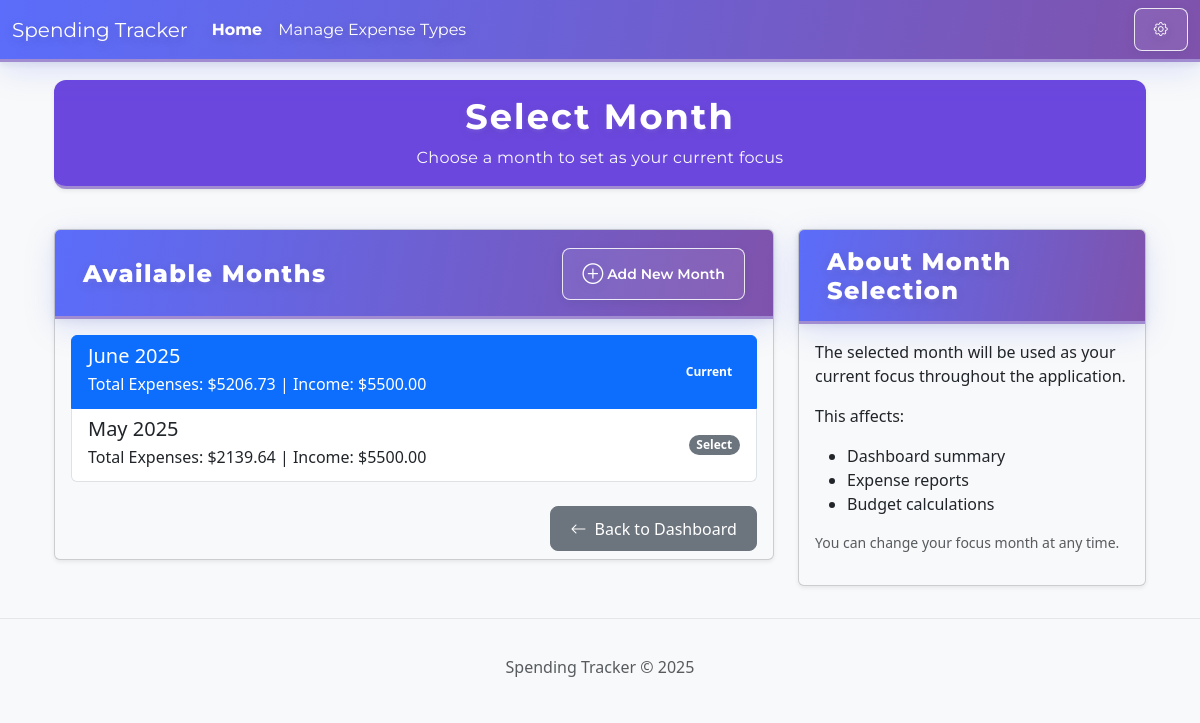
The page /month/months on the database its author committed.
### tables this page shows
CREATE TABLE months (
            id INTEGER PRIMARY KEY AUTOINCREMENT,
            month INTEGER NOT NULL CHECK (month >= 1 AND month <= 12),
            year INTEGER NOT NULL CHECK (year >= 2020),
            starting_bank_value DECIMAL(10, 2) DEFAULT 0.00,
            monthly_income DECIMAL(10, 2) DEFAULT 0.00,
            created_at TIMESTAMP DEFAULT CURRENT_TIMESTAMP,
            UNIQUE(month, year)
        );

### templateLogic/month_routes.py (the view)
@month_routes.route('/months', methods=['GET'])
def list_months():
    conn = get_db_connection()
    months = conn.execute('SELECT * FROM months ORDER BY year DESC, month DESC').fetchall()
    months_with_expenses = []
    for month in months:
        total_expenses = conn.execute('SELECT IFNULL(SUM(amount), 0) as total FROM expenses WHERE strftime("%Y", date) = ? AND strftime("%m", date) = ?', (str(month['year']), str(month['month']).zfill(2))).fetchone()['total']
        month_dict = dict(month)
        month_dict['total_expenses'] = total_expenses
        months_with_expenses.append(month_dict)
    current_month_id = None
    if 'current_month_id' in session:
        current_month_id = session['current_month_id']
    else:
        current_month = conn.execute('SELECT id FROM months ORDER BY year DESC, month DESC LIMIT 1').fetchone()
        if current_month:
            current_month_id = current_month['id']
            session['current_month_id'] = current_month_id
    latest_monthly_income = None
    latest_month = conn.execute('SELECT monthly_income FROM months ORDER BY year DESC, month DESC LIMIT 1').fetchone()
    if latest_month:
        latest_monthly_income = latest_month['monthly_income']
    conn.close()
    return render_template('select_month.html', months=months_with_expenses, current_month_id=current_month_id, latest_monthly_income=latest_monthly_income)

### app.py (called while the page is built)
@app.context_processor
def inject_current_year():
    return {'current_year': datetime.utcnow().year}

### templateLogic/month_routes.py (called while the page is built)
def get_db_connection():
    conn = sqlite3.connect(DB_PATH)
    conn.row_factory = sqlite3.Row
    return conn

### templates/select_month.html (shortened to what this page needs)
{% extends "base.html" %}
{% block content %}
<div class="container">
    <div class="row mb-4">
    <div class="col-12">
        <div class="card shadow-sm mb-3 p-3 section-header" style="background: #6c47de; color: #fff; border-radius: 0.75rem;">
            <h1 class="section-header-title mb-0" style="font-weight: 700; font-size: 2.2rem;">Select Month</h1>
            <p class="text-light mb-0">Choose a month to set as your current focus</p>
        </div>
    </div>
</div>
    <div class="row">
        <div class="col-md-8">
    <div class="card card-custom bg-light shadow-sm mb-4">
        <div class="card-header section-header d-flex justify-content-between align-items-center">
            <h2 class="section-header-title mb-0">Available Months</h2>
            <button type="button" class="btn btn-sm btn-success" data-bs-toggle="modal" data-bs-target="#addMonthModal">
                <i class="bi bi-plus-circle"></i> <span>Add New Month</span>
            </button>
        </div>
        <div class="card-body">
            {% if months %}
                <div class="list-group">
                    {% for month in months %}
                        <a href="{{ url_for('month_routes.set_current_month', month_id=month.id) }}"
                           class="list-group-item list-group-item-action d-flex justify-content-between align-items-center {% if month.id == current_month_id %}active{% endif %}">
                            <div>
                                <h5 class="mb-1">{{ [
                                    'January', 'February', 'March', 'April', 'May', 'June',
                                    'July', 'August', 'September', 'October', 'November', 'December'
                                ][month.month-1] }} {{ month.year }}</h5>
                                <p class="mb-1">Total Expenses: ${{ "%.2f"|format(month.total_expenses) }} | Income: ${{ "%.2f"|format(month.monthly_income) }}</p>
                            </div>
                            {% if month.id == current_month_id %}
                                <span class="badge bg-primary rounded-pill">Current</span>
                            {% else %}
                                <span class="badge bg-secondary rounded-pill">Select</span>
                            {% endif %}
                        </a>
                    {% endfor %}
                </div>
            {% else %}
                <div class="alert alert-warning">
                    No months found in the database. Please ensure the database is set up correctly.
                </div>
            {% endif %}
        </div>
        <div class="card-footer bg-transparent border-0 d-flex justify-content-end gap-2">
            <a href="{{ url_for('index') }}" class="btn btn-secondary">
    <i class="bi bi-arrow-left me-1"></i> Back to Dashboard
</a>
        </div>
    </div>
        </div>
        <div class="col-md-4">
            <div class="card card-custom bg-light shadow-sm">
                <div class="card-header section-header">
                    <h5 class="section-header-title mb-0">About Month Selection</h5>
                </div>
                <div class="card-body">
                    <p>The selected month will be used as your current focus throughout the application.</p>
                    <p>This affects:</p>
                    <ul>
                        <li>Dashboard summary</li>
                        <li>Expense reports</li>
                        <li>Budget calculations</li>
                    </ul>
                    <p class="text-muted small">You can change your focus month at any time.</p>
                </div>
            </div>
        </div>
    </div>
</div>
{% endblock %}

### static/css/style.css (style rules this page uses)
body { padding-top: 56px; background-color: #f8f9fa; color: #333; font-family: 'Segoe UI', Roboto, 'Helvetica Neue', Arial, sans-serif; }
.container { margin-top: 20px; }
.btn { border-radius: 8px; padding: 0.6rem 1.2rem; font-weight: 500; transition: all 0.3s ease; }
.btn .bi + span, .btn .bi + strong, .btn .bi + em, .btn .bi + b, .btn .bi + i { position: relative; top: -0.18em; display: inline-block; }
.btn .bi + *:not(.bi) { position: relative; top: -0.18em; display: inline-block; }
.section-header-btn, .section-header .btn, .section-header .btn-outline-primary, .section-header .btn-outline-secondary { color: #fff !important; border-color: rgba(255,255,255,0.85) !important; background: rgba(255,255,255,0.08) !important; font-weight: 600; box-shadow: 0 2px 8px rgba(44,62,80,0.10); transition: background 0.2s, color 0.2s, border-color 0.2s; }
.section-header { background: linear-gradient(100deg, #5b6dfa 0%, #7f53ac 100%); box-shadow: 0 8px 32px 0 rgba(91, 109, 250, 0.18), 0 2px 8px 0 rgba(44, 62, 80, 0.10); border-radius: 16px 16px 0 0; padding: 1.1rem 1.75rem 1rem 1.75rem; margin-bottom: 0; border: none; border-bottom: 3px solid #a18cd1; font-family: 'Montserrat', 'Segoe UI', Roboto, 'Helvetica Neue', Arial, sans-serif; display: flex; align-items: center; gap: 0.5rem; min-height: 60px; letter-spacing: 0.02em; color: #fff; }
.section-header-title { font-family: 'Montserrat', 'Segoe UI', Roboto, 'Helvetica Neue', Arial, sans-serif; font-weight: 800; font-size: 1.5rem; color: #fff; letter-spacing: 0.06em; text-shadow: 0 3px 12px rgba(44, 62, 80, 0.18), 0 1.5px 4px rgba(161, 140, 209, 0.18); margin-bottom: 0; filter: brightness(1.15) saturate(1.2); }
.section-header .bi { font-size: 1.3rem; color: #fff; filter: drop-shadow(0 2px 4px rgba(44, 62, 80, 0.14)); }

### templates/base.html (style rules this page uses)
body { padding-top: 56px; }

### rows shown on the page
months: month "June", year "2025", total_expenses "5206.73", monthly_income "5500.00", shows "Current"
months: month "May", year "2025", total_expenses "2139.64", monthly_income "5500.00", shows "Select"
